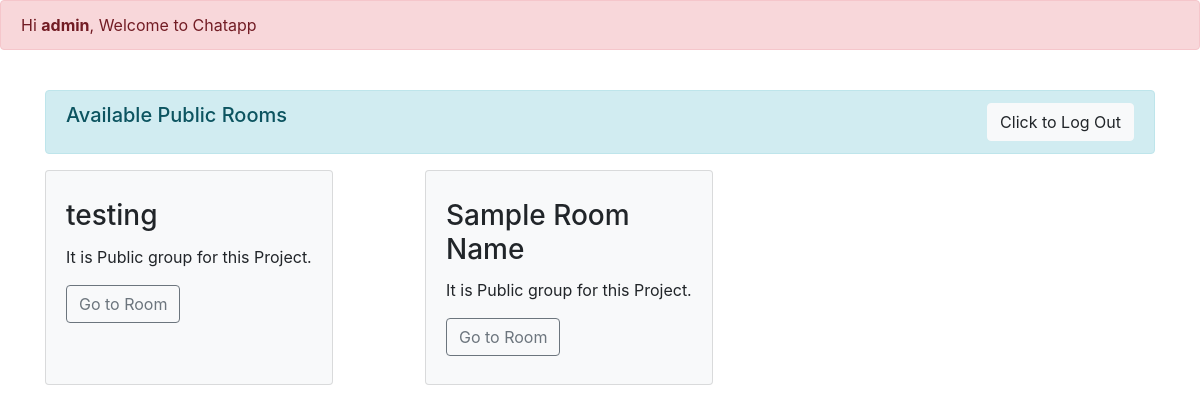
Before: / (signed in) with the older database file.
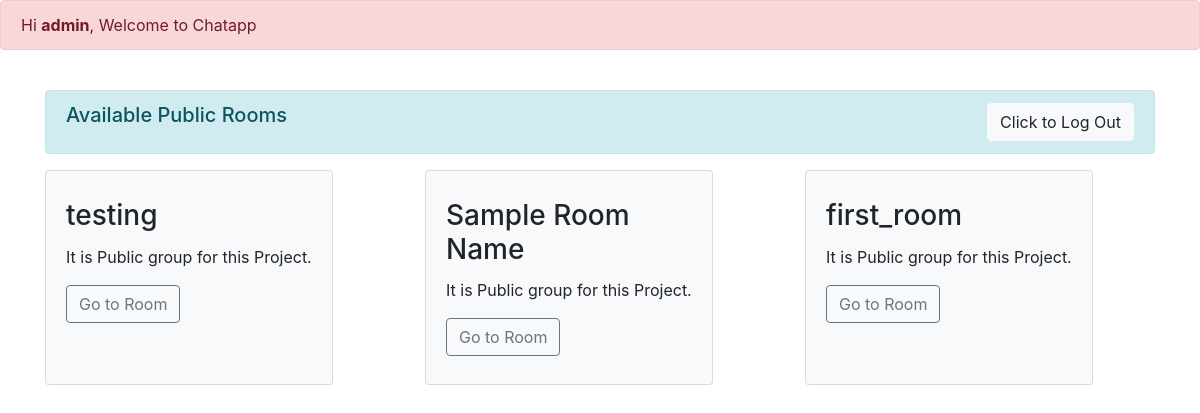
After: the same page with the newer database file.
### chatapp/models.py (models this page shows, shortened)
class Room(models.Model):
    name = models.CharField(max_length=20)
    slug = models.SlugField(max_length=100)

### chatapp/views.py (the view)
# urls.py: path("", views.rooms, name="rooms"),
def rooms(request):
    rooms=Room.objects.all()
    return render(request, "rooms.html",{"rooms":rooms})

### templates/rooms.html (shortened to what this page needs)
{% extends 'base.html' %}
{% block content %}
{% if user.is_authenticated %}
  <div class="container">
    <div class="alert alert-info d-flex justify-content-between" role="alert">
        <h5>Available Public Rooms</h5>
        <a href="/accounts/logout/">
          <button type="button" class="btn btn-light">Click to Log Out</button>
        </a>
      </div>
      {% if rooms %}
        <div class="row equal">
            {% for room in rooms %}
            <div class="col-sm-4 d-flex pb-3">
                <div class="card bg-light mb-3" style="max-width: 18rem;">
                    <div class="card-block">
                        <h3 class="card-title">{{room.name}}</h3>
                        <p class="card-text">It is Public group for this Project.</p>
                        <a href="/{{room.slug}}" class="btn btn-outline-secondary">Go to Room</a>
                    </div>
                </div>
            </div>
            {% endfor %}
        </div>
    {% else %}
            No Rooms Available!
    {% endif %}
</div>
{% endif %}
<br/>
{% endblock %}

### templates/base.html (shortened to what this page needs)
<!doctype html>
<html lang="en">
  <head>
    <link rel="stylesheet" href="https://cdn.jsdelivr.net/npm/bootstrap@4.3.1/dist/css/bootstrap.min.css">
  </head>
  <body>
    {% block header%}
    <div class="alert alert-danger" role="alert">
        Hi <b>{{ user.username }}</b>, Welcome to Chatapp
      </div>
      <br/>
    {% endblock %}
    <main>
      {% block content %}
      {% endblock %}
    </main>
  </body>
</html>

### templates/base.html (style rules this page uses)
.card { max-width: initial; }
.card-block { padding: 28px 20px; }

Changed rows visible on the page:
added Room: name "first_room"
